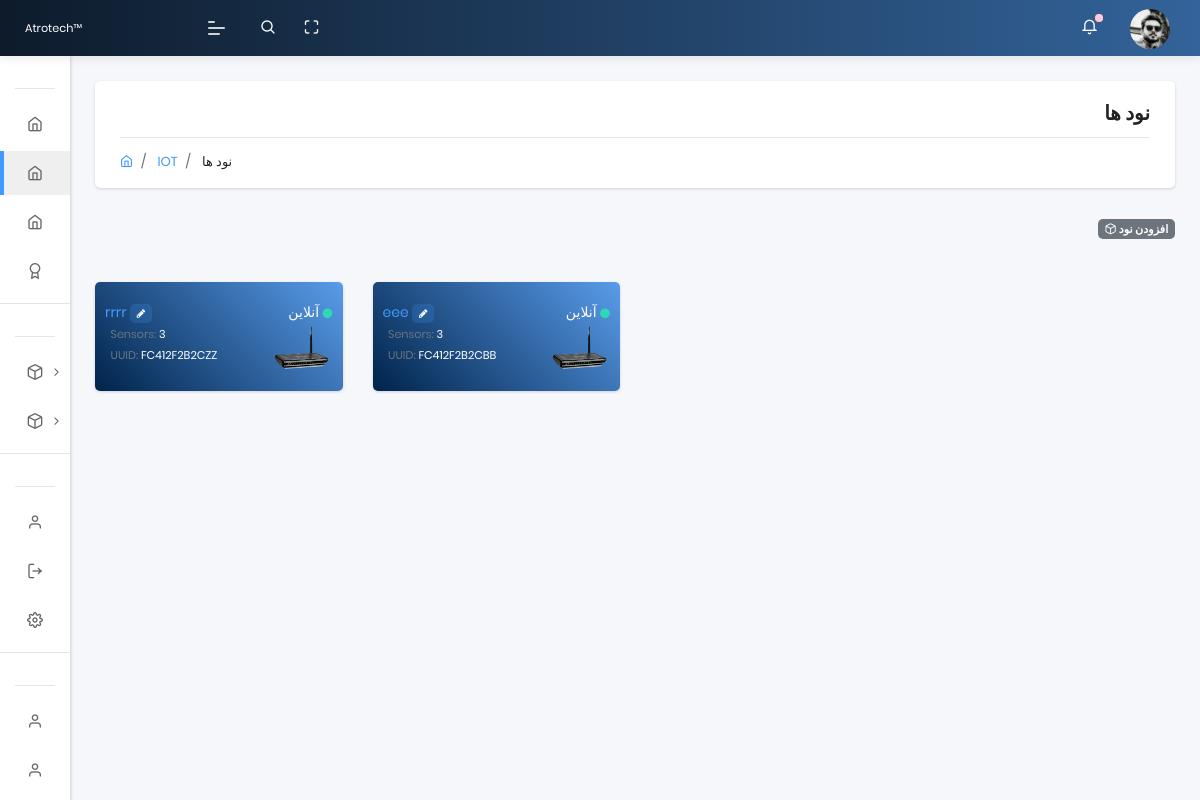
The app's page /nodes (signed in) with its own data.
### app/models.py (models this page shows, shortened)
class Rom(models.Model):
    name = models.CharField(max_length=40, default='device name')
    UUID = models.CharField(max_length=20)
    family_id = models.CharField(max_length=20)
    node_id = models.CharField(max_length=20)
    updated_on = models.DateTimeField(auto_now= True)
    created_on = models.DateTimeField()
    def get_absolute_url(self):
        return reverse('app:nodes_detail',args=[self.id])
    def get_absolute_sensor_url(self):
        return reverse('app:sensors_detail',args=[self.id])

class Profile(models.Model):
  user = models.OneToOneField(User, on_delete=models.CASCADE,unique=True,related_name='profile',verbose_name = "کاربر")
  phone = models.CharField(max_length=50,null=True, blank=True,verbose_name = " شماره تماس  ")
  address = models.CharField(max_length=3000,null=True, blank=True,verbose_name = " آدرس  ")
  user_photo = models.ImageField(default='default.png', upload_to='profile_pics', null=True, blank=True, verbose_name = "تصویر")
  class Meta:
      verbose_name = "پروفایل"
      verbose_name_plural = " پروفایل ها "

### app/views.py (the view)
# urls.py: path('nodes', views.nodes, name='nodes'),
@login_required(login_url="/login/")
def nodes(request):
    uuid = models.User_uuid.objects.filter(user=request.user).values('UUID')
    devices = models.Rom.objects.filter(UUID__in=uuid, family_id='01')
    side_temp = models.Rom.objects.filter(family_id='28')
    device_name_Form = Device_name_Form(request.POST)
    user_uuid_Form = User_uuidForm(request.POST, instance=request.user)
    if request.method == 'POST':
        if device_name_Form.is_valid():
            uuid = device_name_Form.cleaned_data['Device_UUID']
            obj = get_object_or_404(models.Rom, UUID=uuid, family_id='01')
            obj.name = device_name_Form.cleaned_data['Device_name']
            obj.save()
            context = {'user_uuid_Form': user_uuid_Form, 'devices':devices, 'device_name_Form':device_name_Form}
            return render(request, 'nodes.html', context)
        if user_uuid_Form.is_valid():
            obj = User_uuid()
            obj.UUID = user_uuid_Form.cleaned_data['UUID']
            obj.user = user_uuid_Form.created_by=request.user
            obj.save()
            context = {'user_uuid_Form': user_uuid_Form, 'devices':devices, 'device_name_Form':device_name_Form}
            return render(request, 'nodes.html', context)
    else:
        user_uuid_Form = User_uuidForm(request.POST)
    context = {'user_uuid_Form':user_uuid_Form, 'devices':devices, 'side_temp':side_temp, 'device_name_Form':device_name_Form}
    context['segment'] = 'nodes'
    html_template = loader.get_template( 'nodes.html' )
    return HttpResponse(html_template.render(context, request))

### templates/nodes.html (shortened to what this page needs)
{% extends "layouts/base.html" %}
{% block content %}
    <section class="pcoded-main-container">
        <div class="pcoded-content">
          <div class="page-header">
            <div class="page-block">
              <div class="row align-items-center">
                <div class="col-md-12">
                  <div class="page-header-title" align="right" dir="rtl">
                    <h5 class="m-b-10"> نود ها </h5>
                  </div>
                  <ul class="breadcrumb">
                    <li class="breadcrumb-item"><a href="index.html"><i class="feather icon-home"></i></a></li>
                    <li class="breadcrumb-item"><a href="#!"> IOT </a></li>
                    <li class="breadcrumb-item"><a href="#!"> نود ها </a></li>
                  </ul>
                </div>
              </div>
            </div>
          </div>
          <div align="right" dir="rtl">
              <a href="#!" class="badge badge-secondary collapsible"> افزودن نود  <i class="feather icon-box"></i> </a>
              <div class="collapsiblecontent">
              </div>
           </div>
          <br>
        <div class="row">
          {% for Rom in devices %}
            <div class="col-sm-3">
                <div class="card bg-c-blue order-card">
                    <div class="card-body">
                        <p class="m-b-0">
                          <a href="{{ Rom.get_absolute_url }}">{{ Rom.name }}</a>
                          <a class="badge badge-light-primary" data-toggle="modal" data-target="#exampleModalCenter{{ Rom.UUID }}"> <i class="fa fa-pencil" style="font-size:10px"></i> </a>
                          <span class="float-right"> آنلاین <i style="font-size:10px;" class="fas fa-circle text-success"></i> </span>
                        </p>
                        <div class="row">
                          <div class="col-md-7">
                            <p>
                              <small>
                                 &nbsp;&nbsp;<span class="text-muted">Sensors:</span> 3
                                 <br>
                                 &nbsp;&nbsp;<span class="text-muted">UUID:</span> {{ Rom.UUID }}
                               </small>
                             </p>
                          </div>
                          <div class="col-md-5">
                            <img src="/static/assets/images/user/device.png" width="60px" class="img-radius float-right" alt="User-Profile-Image">
                          </div>
                        </div>
                    </div>
                </div>
            </div>
          {% endfor %}
        </div>
     </div>
 </section>
{% endblock content %}

### templates/includes/sidebar.html (shortened to what this page needs)
	<nav class="pcoded-navbar menupos-fixed menu-light ">
		<div class="navbar-wrapper  ">
			<div class="navbar-content scroll-div " >
				<ul class="nav pcoded-inner-navbar ">
					<li class="nav-item pcoded-menu-caption">
					</li>
					<li class="nav-item">
					    <a href="/" class="nav-link ">
                <span class="pcoded-micon"> <i class="feather icon-home"></i> </span>
							</a>
					</li>
					<li class="nav-item">
					    <a href="{% url 'app:nodes' %}" class="nav-link ">
                <span class="pcoded-micon"> <i class="feather icon-home"></i> </span>
							</a>
					</li>
					<li class="nav-item">
					    <a href="{% url 'app:sensors' %}" class="nav-link ">
                <span class="pcoded-micon"> <i class="feather icon-home"></i> </span>
							</a>
					</li>
					<li class="nav-item">
					    <a href="#eee" class="nav-link ">
                <span class="pcoded-micon"> <i class="feather icon-award"></i> </span>
							</a>
					</li>
					<li class="nav-item pcoded-menu-caption">
					</li>
					{% for Rom in devices %}
					<li class="nav-item pcoded-hasmenu">
						<a href="#!" class="nav-link "><span class="pcoded-micon"><i class="feather icon-box"></i></span><span class="pcoded-mtext"> {{ Rom.name }} </span></a>
					</li>
					{% endfor %}
					<li class="nav-item pcoded-menu-caption">
					</li>
					<li class="nav-item">
					    <a href="/profile" class="nav-link "><span class="pcoded-micon">
						    <i class="feather icon-user"></i></span><span class="pcoded-mtext"> پروفایل </span>
						  </a>
					</li>
					<li class="nav-item">
					    <a href="{% url 'logout' %}" class="nav-link "><span class="pcoded-micon">
						    <i class="feather icon-log-out"></i></span><span class="pcoded-mtext"> خروج </span>
						  </a>
					</li>
					<li class="nav-item">
					    <a href="#ttt" class="nav-link "><span class="pcoded-micon">
						    <i class="feather icon-settings"></i></span><span class="pcoded-mtext"> تنظیمات </span>
					  	</a>
					</li>
					<li class="nav-item pcoded-menu-caption">
					</li>
					<li class="nav-item">
					    <a href="#www" class="nav-link "><span class="pcoded-micon">
						    <i class="feather icon-user"></i></span><span class="pcoded-mtext"> مستندات </span>
						  </a>
					</li>
					<li class="nav-item">
					    <a href="#fff" class="nav-link "><span class="pcoded-micon">
						    <i class="feather icon-user"></i></span><span class="pcoded-mtext"> سوالات متداول </span>
						  </a>
					</li>
					<li class="nav-item">
					</li>
<br><br><br><br><br><br><br><hr><br>
				</ul>
			</div>
		</div>
	</nav>

### templates/includes/navigation.html (shortened to what this page needs)
	<header class="navbar pcoded-header navbar-expand-lg navbar-light headerpos-fixed header-blue">
        <div class="m-header">
            <a class="mobile-menu" id="mobile-collapse" href="#!"><span></span></a>
            <a href="#!" class="b-brand">
                <img src="/static/assets/images/logo.png" alt="" class="logo"><small>Atrotech™</small>
            </a>
        </div>
        <div class="collapse navbar-collapse">
            <ul class="navbar-nav mr-auto">
                <li class="nav-item">
                    <a href="#!" class="pop-search"><i class="feather icon-search"></i></a>
                </li>
                <li class="nav-item">
                    <a href="#!" class="full-screen" onclick="javascript:toggleFullScreen()"><i class="feather icon-maximize"></i></a>
                </li>
            </ul>
            <ul class="navbar-nav ml-auto">
                <li>
                    <div class="dropdown">
                        <a class="dropdown-toggle" href="#" data-toggle="dropdown"><i class="icon feather icon-bell"></i><span class="badge bg-danger"></span></a>
                    </div>
                </li>
                <li>
                    <div class="dropdown drp-user">
                        <a href="#!" class="dropdown-toggle" data-toggle="dropdown">
                            <img src="{{ request.user.profile.user_photo.url }}" class="img-radius wid-40" alt="User-Profile-Image">
                        </a>
                    </div>
                </li>
            </ul>
        </div>
    </header>

### records on screen
Rom: name "rrrr", UUID "FC412F2B2CZZ"
Rom: name "eee", UUID "FC412F2B2CBB"
